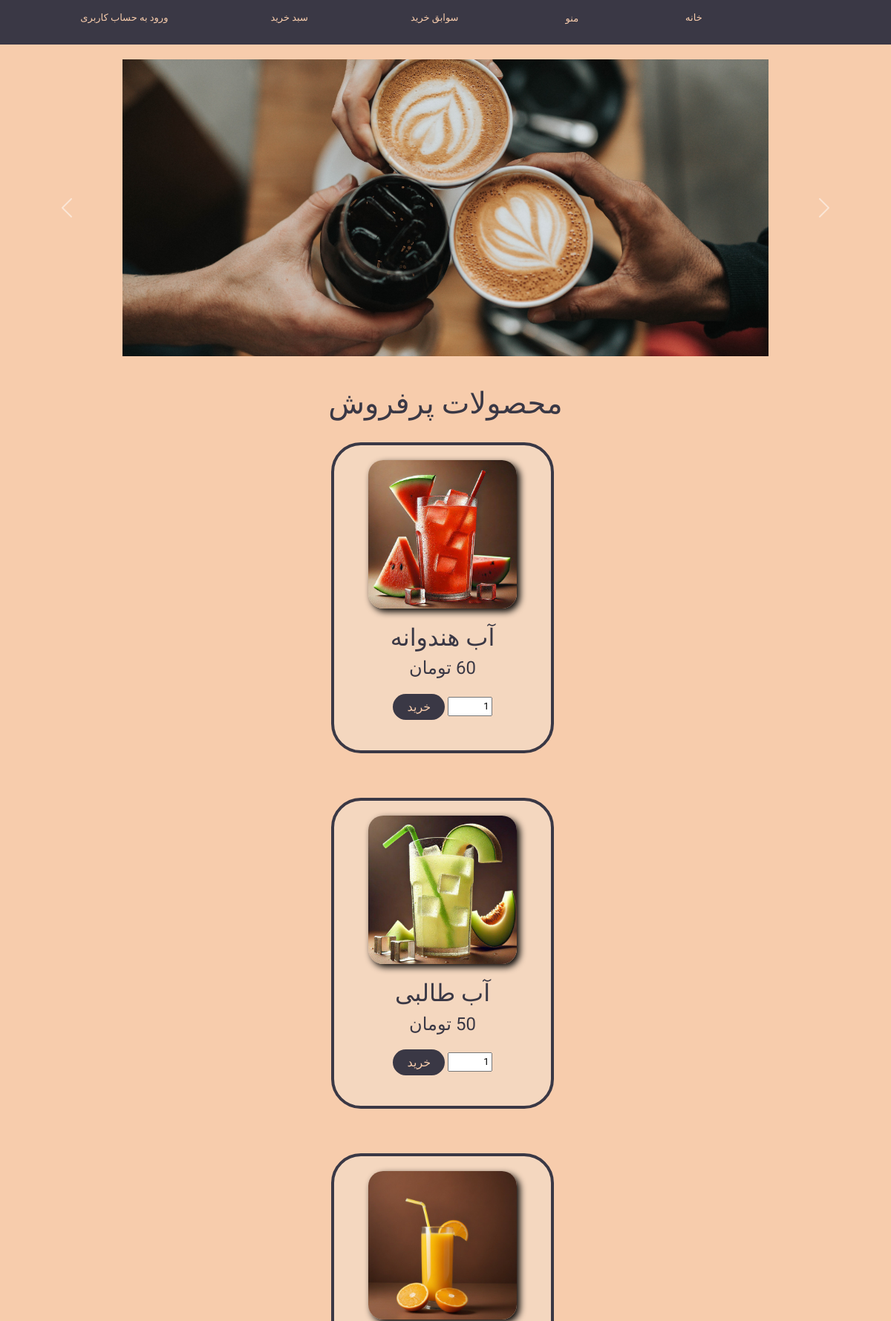
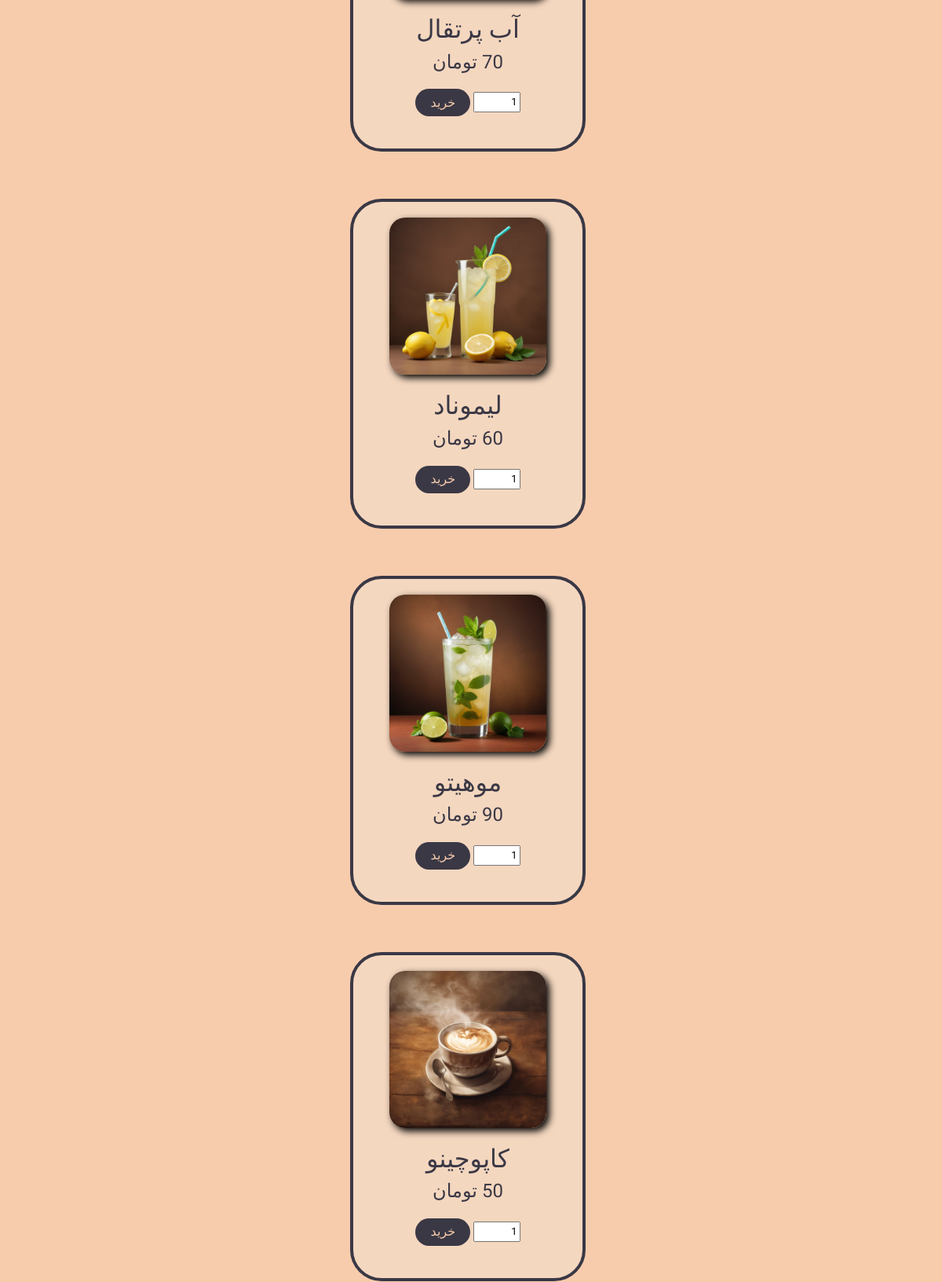
/home/ (upper part), run on the app's committed database (2 pictures, top to bottom).
### accounts/models.py (models this page shows, shortened)
class Product(models.Model):
    name = models.CharField(max_length=100)
    price = models.IntegerField()
    image = models.ImageField(upload_to="product/", blank=True, null=True)
    category = models.ForeignKey(
        Category,
        on_delete=models.CASCADE,
        related_name="products",
        blank=True,
        null=True,
    )
    ingredients = models.ManyToManyField("Storage", through="ProductIngredient")
    @classmethod
    def get_best_selling_products(cls, top_n=10):
        return (
            cls.objects.annotate(total_sales=Sum("cart_items__quantity"))
            .order_by("-total_sales")[:top_n]
        )

### accounts/views.py (the view)
# urls.py: 2. Add a URL to urlpatterns:  path('', views.home, name='home')
def home(request):
    best_selling_products = Product.get_best_selling_products(top_n=10)
    return render(request, 'accounts/home.html', {'products': best_selling_products})

### accounts/templates/accounts/home.html (shortened to what this page needs)
{% load static %}
<!DOCTYPE html>
<html lang="fa" dir="rtl">
<head>
    <link href='https://unpkg.com/css.gg@2.0.0/icons/css/enter.css' rel='stylesheet'>
    <link href='https://unpkg.com/css.gg@2.0.0/icons/css/shopping-cart.css' rel='stylesheet'>
    <link href='https://unpkg.com/css.gg@2.0.0/icons/css/check-r.css' rel='stylesheet'>
    <link href='https://unpkg.com/css.gg@2.0.0/icons/css/menu.css' rel='stylesheet'>
    <link href='https://unpkg.com/css.gg@2.0.0/icons/css/coffee.css' rel='stylesheet'>
    <link href='https://unpkg.com/css.gg@2.0.0/icons/css/home-alt.css' rel='stylesheet'>
    <link href="https://cdn.jsdelivr.net/npm/bootstrap@5.3.3/dist/css/bootstrap.min.css" rel="stylesheet">
    <link href="https://getbootstrap.com/docs/5.3/assets/css/docs.css" rel="stylesheet">
    <link href='https://unpkg.com/css.gg@2.0.0/icons/css/shopping-cart.css' rel='stylesheet'>
</head>
<body>
    <div class="navbar lalezar-regular">
        <nav>
            <ul>
                <li>
                    <div class="icon-label"><a href="{% url 'home' %}" class="name">خانه</a></div>
                </li>
                <li class="dropdown">
                    <div class="icon-label"><button class="dropbtn">منو</button></div>
                <li>
                    <div class="icon-label"><a href="{% url 'cart_history' %}" class="name">سوابق خرید</a></div>
                </li>
                <li>
                    <div class="icon-label"><a href="{% url 'cart' %}" class="name">سبد خرید</a></div>
                </li>
                {% if user.is_authenticated %}
                {% if user.is_staff %}
                <li class="nav-item">
                    <div class="icon-label"><i class="gg-coffee icon"></i><a href="{% url 'myadmin' %}" class="name">مدیریت فروشگاه</a></div>
                </li>
                {% endif %}
                <li>
                    <div class="icon-label"><i class="gg-enter icon"></i><a href="{% url 'logout' %}" class="name" style="margin-left: 100px;">خروج</a></div>
                </li>
                {% else %}
                <li>
                    <div class="icon-label"><a href="{% url 'login' %}" class="name">ورود به حساب کاربری</a></div>
                </li>
                {% endif %}
            </ul>
        </nav>
    </div>
    <div id="carouselExampleInterval" class="carousel slide" data-bs-ride="carousel">
        <div class="carousel-inner">
          <div class="carousel-item active" data-bs-interval="10000">
            <svg class="bd-placeholder-img bd-placeholder-img-lg d-block w-100" width="800" height="400" xmlns="http://www.w3.org/2000/svg" role="img" aria-label="Placeholder: First slide" preserveAspectRatio="xMidYMid slice" focusable="false"><title>Placeholder</title><image height="100%" width="100%" href="{% static 'images/slider1.png' %}"</image><rect width="100%" height="100%" fill="#777"></rect><text x="50%" y="50%" fill="#555" dy=".3em">First slide</text></svg>
          </div>
        </div>
        <button class="carousel-control-prev" type="button" data-bs-target="#carouselExampleInterval" data-bs-slide="prev">
          <span class="carousel-control-prev-icon" aria-hidden="true"></span>
        </button>
        <button class="carousel-control-next" type="button" data-bs-target="#carouselExampleInterval" data-bs-slide="next">
          <span class="carousel-control-next-icon" aria-hidden="true"></span>
        </button>
      </div>
      <br><br>
      <h1 class="lalezar-regular" style="text-align: center;">محصولات پرفروش</h1>
      <br>
    <ul>
        {% for i in products %}
                        <div class="card card-body" style="margin-bottom: 60px;">
                            <div class="media align-items-center align-items-lg-start text-center text-lg-left flex-column flex-lg-row">
                                <div class="mr-2 mb-3 mb-lg-0">
                                    <img src="{% if i.image %}{{ i.image.url }}{% endif %}" width="200" height="200">
                                </div>
                                <br>
                                <div class="media-body lalezar-regular">
                                    <h2 class="media-title font-weight-semibold">{{ i.name }}</h2>
                                </div>
                                <div class="mt-3 mt-lg-0 ml-lg-3 text-center lalezar-regular">
                                    <h4 class="mb-0 font-weight-semibold">{{ i.price }} تومان</h4>
                                    <br>
                                    <form method="post" action="{% url 'add_to_cart' i.pk %}">
                                        <input type="number" name="quantity" value="1" min="1" style="width: 60px; margin-bottom: 10px;">
                                        <button type="submit" class="btn lalezar-regular" style="padding: 0 1rem;">خرید</button>
                                    </form>
                                </div>
                            </div>
                            <br>
                        </div>
                    {% endfor %}
    </ul>
</body>
</html>

### accounts/templates/accounts/home.html (style rules this page uses)
body { margin: 0; font-family: 'lalezar-regular'; font-size: .8125rem; font-weight: 400; line-height: 1.5385; color: #3a3845; text-align: center; background-color: #f7ccac; }
.lalezar-regular { font-family: "Lalezar", system-ui; font-weight: 400; font-style: normal; }
nav ul { display: flex; }
li { list-style: none; margin-right: 130px; }
.icon-label { display: flex; align-items: center; color: #f7ccac; margin-top: 6px; }
.icon-label a { text-decoration: none; }
.navbar { display: flex; background-color:#3a3845; justify-content: center; margin-bottom: 20px; }
.name { color: #f7ccac; }
.dropdown { position: relative; margin-left: auto; }
.dropbtn { background-color: inherit; color: #f7ccac; border: none; outline: none; font-family: inherit; }
.btn { background-color: #3a3845; font-family: 'lalezar-regular'; color: #f7ccac; border: 0px; height: 35px; width: 70px; border-radius: 35px; }
a { text-decoration: none !important; }
.card { background-color: #f4d7bf; border: 4px solid #3a3845; padding-top: 20px; width: 300px; border-radius: 40px; margin-right: auto; margin-left: auto; }
img { border-radius: 20px; box-shadow: 4px 4px 10px rgba(0, 0, 0, 1); }

### data on the page
Product: image (picture), name "آب هندوانه"
Product: image (picture), name "آب طالبی"
Product: image (picture), name "آب پرتقال"
Product: image (picture), name "لیموناد"
Product: image (picture), name "موهیتو"
Product: image (picture), name "کاپوچینو"
